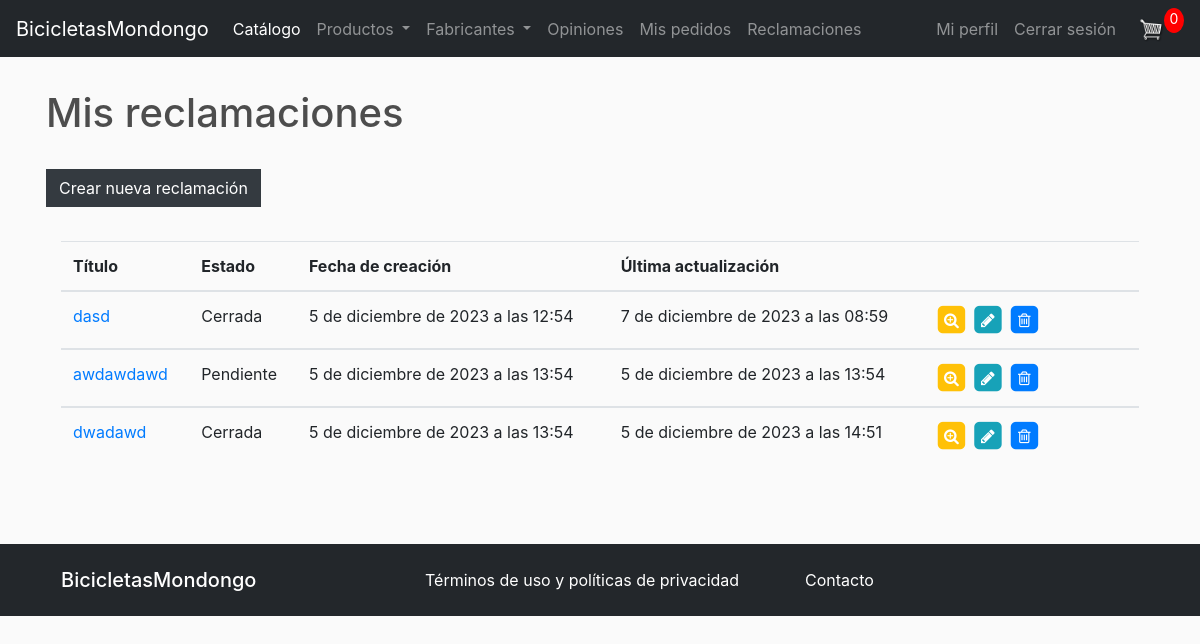
The page /claims/claims/ (signed in) on the database its author committed.
### claims/models.py (models this page shows, shortened)
class Claim(models.Model):
    STATUS_CHOICES = [
        ('Pendiente', 'Pendiente'),
        ('En progreso', 'En progreso'),
        ('Cerrada', 'Cerrada'),
    ]
    user = models.ForeignKey('auth.User', on_delete=models.CASCADE)
    title = models.CharField(max_length=200)
    description = models.TextField()
    status = models.CharField(max_length=20, choices=STATUS_CHOICES, default='Pendiente')
    created_at = models.DateTimeField(auto_now_add=True)
    updated_at = models.DateTimeField(auto_now=True)
    admin_feedback = models.TextField(null=True, blank=True)

### claims/views.py (the view)
# urls.py: path('claims/', views.claim_list, name='claim_list'),
@login_required
def claim_list(request):
    claims = Claim.objects.filter(user=request.user)
    data = cartData(request)
    cartItems = data['cartItems']
    return render(request, 'claims/claim_list.html', {'claims': claims,'cartItems':cartItems})

### store/models.py (called while the page is built)
	@property
	def get_cart_items(self):
		orderitems = self.orderitem_set.all()
		total = sum([item.quantity for item in orderitems])
		return total

### store/utils.py (called while the page is built)
def cartData(request):
    types = []  # Initialize types
    if request.user.is_authenticated:
        customer = request.user.customer
        order, created = Order.objects.get_or_create(customer=customer, complete=False)
        items = order.orderitem_set.all()
        cartItems = order.get_cart_items
        for item in items:
            types.append(item.product.type)
    else:
        cookieData = cookieCart(request)
        cartItems = cookieData['cartItems']
        order = cookieData['order']
        items = cookieData['items']
        types = cookieData['types']
    return {'cartItems':cartItems ,'order':order, 'items':items, 'types':types}

### claims/templates/claims/claim_list.html (shortened to what this page needs)
{% extends 'claims/base_generic.html' %}
{% block content %}
<link rel="stylesheet" type="text/css" href="//netdna.bootstrapcdn.com/font-awesome/4.1.0/css/font-awesome.min.css">
  <h1>Mis reclamaciones</h1>
  <br>
  <a class="btn btn-dark" href="{% url 'claim_create' %}">Crear nueva reclamación</a>
  <br>
  <br>
    <div class="container bootstrap snippets bootdey">
      <div class="row">
          <div class="col-lg-12">
              <div class="main-box no-header clearfix">
                  <div class="main-box-body clearfix">
                      <div class="table-responsive">
                          <table class="table user-list">
                              <thead>
                                  <tr>
                                  <th><span>Título</span></th>
                                  <th ><span>Estado</span></th>
                                  <th><span>Fecha de creación</span></th>
                                  <th><span>Última actualización</span></th>
                                  <th>&nbsp;</th>
                                  </tr>
                              </thead>
                            {% for claim in claims %}
                            <tbody>
                                <tr>
                                    <td>
                                        <a href="{% url 'claim_detail' claim.id %}" class="user-link">{{ claim.title }}</a>
                                    </td>
                                    <td >{{ claim.status }}</td>
                                    <td >
                                        <span class="label label-default">{{ claim.created_at }}</span>
                                    </td>
                                    <td>
                                      <span class="label label-default">{{ claim.updated_at }}</span>
                                    </td>
                                    <td style="width: 20%;">
                                        <a href="{% url 'claim_detail' claim.id %}" class="table-link text-warning">
                                            <span class="fa-stack">
                                                <i class="fa fa-square fa-stack-2x"></i>
                                                <i class="fa fa-search-plus fa-stack-1x fa-inverse"></i>
                                            </span>
                                        </a>
                                        <a href="{% url 'claim_update' claim.id %}" class="table-link text-info">
                                            <span class="fa-stack">
                                                <i class="fa fa-square fa-stack-2x"></i>
                                                <i class="fa fa-pencil fa-stack-1x fa-inverse"></i>
                                            </span>
                                        </a>
                                        <a href="{% url 'claim_delete' claim.id %}" class="table-link danger">
                                            <span class="fa-stack">
                                                <i class="fa fa-square fa-stack-2x"></i>
                                                <i class="fa fa-trash-o fa-stack-1x fa-inverse"></i>
                                            </span>
                                        </a>
                                    </td>
                                </tr>
                            </tbody>
    {% empty %}
      <li>Todavía no has realizado ninguna reclamación.</li>
    {% endfor %}
  </table>
</div>
</div>
</div>
</div>
</div>
</div>
{% endblock %}

### static/css/main.css (style rules this page uses)
body { background-color: hsl(0, 0%, 98%); }
h1,h2,h3,h4,h5,h6 { color:hsl(0, 0%, 30%); }
.col-lg-4, .col-lg-6, .col-lg-8, .col-lg-12 { margin-top: 10px; }
.btn { border-radius: 0; }

### rows shown on the page
Claim: title "dasd", status "Cerrada", created_at "5 de diciembre de 2023 a las 12:54", updated_at "7 de diciembre de 2023 a las 08:59"
Claim: title "awdawdawd", status "Pendiente", created_at "5 de diciembre de 2023 a las 13:54", updated_at "5 de diciembre de 2023 a las 13:54"
Claim: title "dwadawd", status "Cerrada", created_at "5 de diciembre de 2023 a las 13:54", updated_at "5 de diciembre de 2023 a las 14:51"

### other values the page prints
{{ cartItems }} "0"
